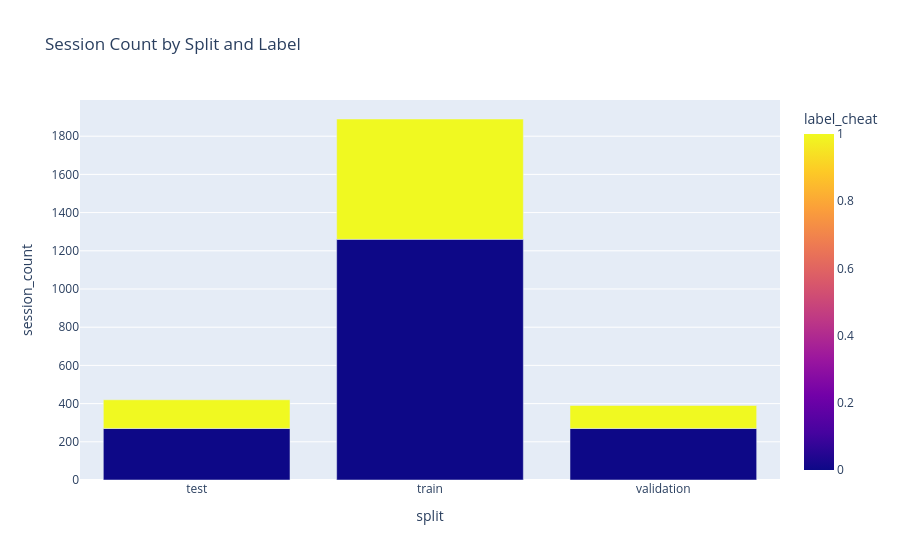

Notebook code cell kept with this figure:
### Code cell
split_balance = (
    session_features.groupby(['split', 'label_cheat'])['session_id']
    .count()
    .reset_index(name='session_count')
)
display(split_balance)

fig = px.bar(split_balance, x='split', y='session_count', color='label_cheat', barmode='group', title='Session Count by Split and Label')
fig.show()

### Figure 1 — Plotly figure (JSON) as saved in the notebook; plotly's stock layout.template omitted (floating-point values rounded to 4 significant figures)
{"data": [{"alignmentgroup": "True", "hovertemplate": "split=%{x}<br>session_count=%{y}<br>label_cheat=%{marker.color}<extra></extra>", "legendgroup": "", "marker": {"color": [0, 1, 0, 1, 0, 1], "coloraxis": "coloraxis", "pattern": {"shape": ""}}, "name": "", "offsetgroup": "", "orientation": "v", "showlegend": false, "textposition": "auto", "type": "bar", "x": ["test", "test", "train", "train", "validation", "validation"], "xaxis": "x", "y": [270, 150, 1260, 630, 270, 120], "yaxis": "y"}], "layout": {"barmode": "group", "coloraxis": {"colorbar": {"title": {"text": "label_cheat"}}, "colorscale": [[0, "#0d0887"], [0.1111, "#46039f"], [0.2222, "#7201a8"], [0.3333, "#9c179e"], [0.4444, "#bd3786"], [0.5556, "#d8576b"], [0.6667, "#ed7953"], [0.7778, "#fb9f3a"], [0.8889, "#fdca26"], [1, "#f0f921"]]}, "legend": {"tracegroupgap": 0}, "title": {"text": "Session Count by Split and Label"}, "xaxis": {"anchor": "y", "domain": [0, 1], "title": {"text": "split"}}, "yaxis": {"anchor": "x", "domain": [0, 1], "title": {"text": "session_count"}}}}
